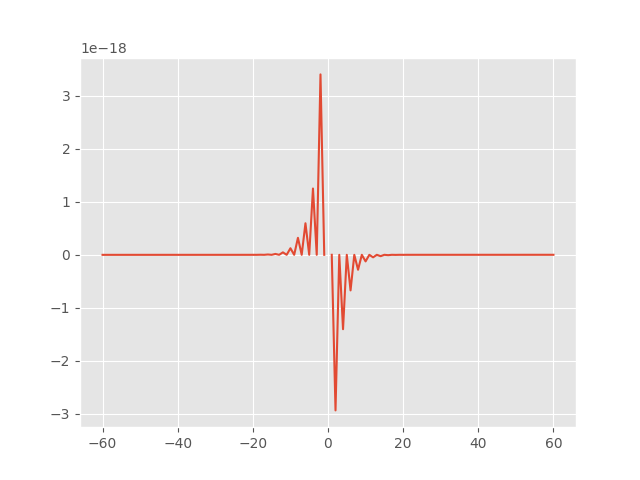

Here is the Python script that generated this plot:
import numpy as np
import matplotlib.pyplot as plt
plt.style.use("ggplot")

k = 1.3e-23

def entropy(N, S):
    return k * (N * np.log(2) - S**2/(2*N))


M = 10 ** 4
N = 60


def random_int():
    """Returns -1 or 1 randomly"""
    return 1 if np.random.random() < 0.5 else -1

net_spins = np.zeros(121)
for i in range(M):
    net_spins[np.sum([random_int() for i in range(N)]) + 60] += 1

print(net_spins)

x = np.arange(-N, N+1)
plt.plot(x, entropy(x, net_spins))
plt.savefig("oblig1_27.png")
plt.show()